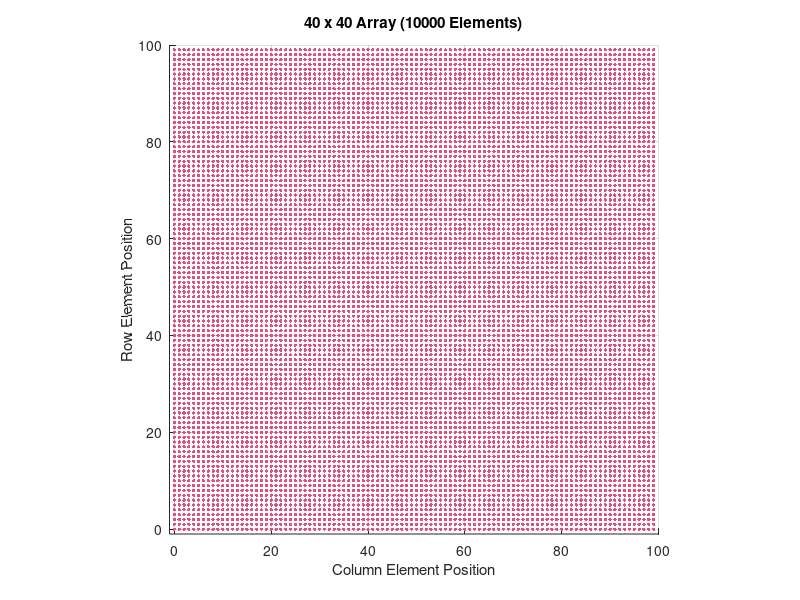

Recreate this plot in MATLAB.
% Parameters
clear all;
close all;
N = 100;             % Number of elements per side
spacing = 1;      % Spacing between dots (e.g., 0.5 lambda)

% 1. Generate the coordinate vectors
x = (0:N-1) * spacing;
y = (0:N-1) * spacing;

% 2. Create the 2D grid matrices
[X, Y] = meshgrid(x, y);

% 3. Visualization
figure('Color', 'w');
% We use (:) to flatten the matrices into vectors for the scatter plot
scatter(X(:), Y(:), 6, 'filled', 'MarkerFaceColor', [0.8500 0.3250 0.5]);

% Formatting
axis equal;         % Ensure the grid looks square
grid on;
title(['40 x 40 Array (', num2str(N^2), ' Elements)']);
xlabel('Column Element Position');
ylabel('Row Element Position');
xlim([-spacing, N*spacing]);
ylim([-spacing, N*spacing]);

% Optional: Set the figure to a square shape
set(gcf, 'Position', [100, 100, 600, 600]);
